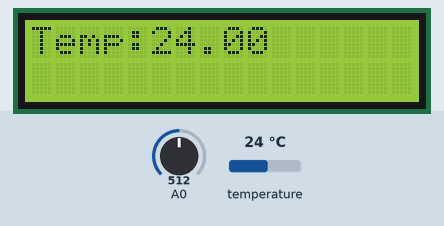
A sketch run on a simulated Arduino Uno, built with avr-gcc and run on an emulated ATmega328P. Shown: 16×2 character LCD. Inputs (shaded band) come from the test bench; at power-on: A0 = 512, temperature 24 °C. No radio packets arrive unless stated; what the sketch prints to the serial monitor is not drawn.

Above: at 2.3 s.
2.4 s: A0 set to 641
4.0 s: A0 set to 662
At 4.6 s:
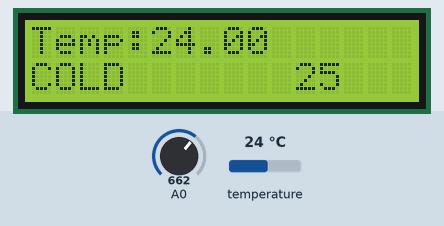
7.3 s: temperature set to 28 °C
At 8.7 s:
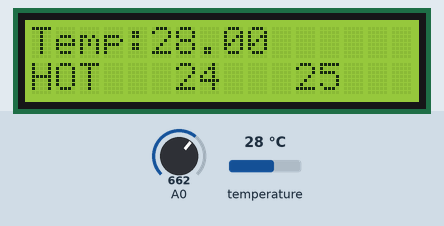
9.5 s: temperature set to 6 °C
At 10.7 s:
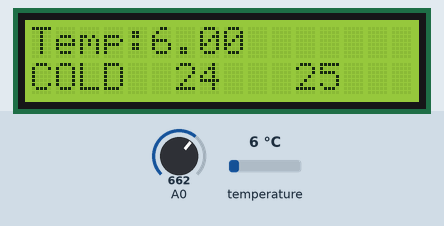
11.5 s: A0 set to 306
At 12.3 s:
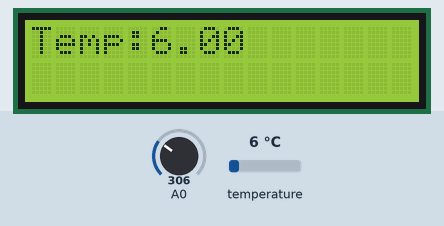
13.4 s: temperature set to 12 °C
At 14.5 s:
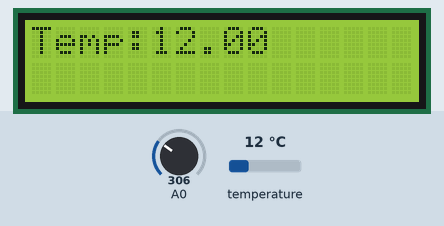
Timing chart, 0 to 16.3 s (numbered marks = the images above; inputs shaded):
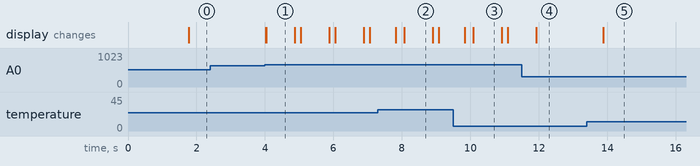

The sketch:

transmitter.ino
```cpp
// TRANSMITTER

#include <RH_ASK.h>
#include <SPI.h> // Not actually used but needed to compile
#include <EEPROM.h>
#include <OneWire.h>
#include <DallasTemperature.h>
#include <string.h>
#include <LiquidCrystal.h>

#define CRITICAL "CRT"
#define TOO_HOT "HOT"
#define TOO_COLD "COL"
#define OK "OK"
#define TOO_HOT_LIMIT_UP 85
#define TOO_HOT_LIMIT_DOWN 40
#define TOO_COLD_LIMIT_UP 75
#define TOO_COLD_LIMIT_DOWN 10
#define TOO_HOT_ADDR 0
#define TOO_COLD_ADDR 1
#define THERMOMETER_INDEX 0
#define SENDING_INTERVAL 1000
// #define TEMP_TOO_HOT 25
// #define TEMP_TOO_COLD 24
#define btnRIGHT 0
#define btnUP 1
#define btnDOWN 2
#define btnLEFT 3
#define btnSELECT 4
#define btnNONE 5

const byte ONEWIRE_PIN = 11;

OneWire onewire(ONEWIRE_PIN);
DallasTemperature sensors(&onewire);
RH_ASK driver(2000, 12, 13, 2);
LiquidCrystal lcd(8, 9, 4, 5, 6, 7);

byte thermometerAddress[8];
float currentTemperature = 0.0f;
char msg[10] = "";
int lcd_key = 0;
int adc_key_in = 0;
int too_hot = 25; // 85
int too_cold = 24; // 40
int critical = 25; // 90
bool TOO_HOT_SELECT = false;
bool TOO_COLD_SELECT = false;
long previousTime = 0L;

void setup()
{
  Serial.begin(9600); // Debugging only
  initTransmitter();
  findThermometerAddress();
  turnOnDisplay();
}

void initTransmitter()
{
  if (!driver.init())
  {
    Serial.println("init failed");
  }
}

void findThermometerAddress()
{
  onewire.reset_search();
  while (onewire.search(thermometerAddress))
  {
    if (thermometerAddress[0] != 0x28)
      continue;

    if (OneWire::crc8(thermometerAddress, 7) != thermometerAddress[7])
    {
      Serial.println(F("Błędny adres, sprawdz polaczenia"));
      break;
    }

    for (byte i = 0; i < 8; i++)
    {
      Serial.print(F("0x"));
      Serial.print(thermometerAddress[i], HEX);

      if (i < 7)
        Serial.print(F(", "));
    }
    Serial.println();
  }
}

void turnOnDisplay()
{
  lcd.begin(16, 2);
  lcd.setCursor(0, 0);
  lcd.print("Temp:");
}

void loop()
{
  // loadData();
  temperatureReadingCycle();
  printScreen();
  read_LCD_buttons();
  readButtonInput();
  // delay(1000);
}

void loadData()
{
  Serial.println("loadData() - Not yet implemented.");
}

uint8_t *loadData(const char *KEY)
{
  Serial.println("loadData(const char* KEY) - Not yet implemented.");
  // return "";
}

void temperatureReadingCycle()
{
  long currentTime = millis();
  long interval = currentTime - previousTime;

  if (interval >= SENDING_INTERVAL)
  {
    previousTime = currentTime;
    readTemperature();
    printTemperature();
    sendData();
  }
}

void readTemperature()
{
  sensors.requestTemperatures();
  interpretTemperature();
}

void interpretTemperature()
{
  msg[0] = '\0';
  currentTemperature = sensors.getTempCByIndex(THERMOMETER_INDEX);
  char tempString[6];

  dtostrf(currentTemperature, 5, 2, tempString);
  if (currentTemperature <= (float)too_cold)
  {
    strcat(msg, TOO_COLD);
    msg[3] = ':';
    msg[4] = '\0';
  }
  else if(currentTemperature >= (float)critical)
  {
    strcat(msg, CRITICAL);
    msg[3] = ':';
    msg[4] = '\0';
  }
  else if (currentTemperature >= (float)too_hot)
  {
    strcat(msg, TOO_HOT);
    msg[3] = ':';
    msg[4] = '\0';
  }
  else
  {
    strcat(msg, OK);
    msg[2] = ':';
    msg[3] = '\0';
  }
  strcat(msg, tempString);

  Serial.println(msg);
}

void sendData()
{
  driver.send((uint8_t *)msg, strlen(msg));
  driver.waitPacketSent();
  Serial.println("Sent package");
}

void saveData(uint8_t *data)
{
  Serial.println("Saving data to EEPROM");
  uint8_t key[4];
  uint8_t value[8];
  //   readData(data, key, value);
  Serial.print("Int value: ");
  Serial.println((char *)value);
  EEPROM.write(TOO_HOT_ADDR, atoi((char *)value));
  int readValue = EEPROM.read(TOO_HOT_ADDR);
  Serial.print("Read value: ");
  Serial.println(readValue);
  // uint8_t readValue =
}

void printScreen()
{
  if (TOO_HOT_SELECT == true)
  {
    lcd.setCursor(0, 1);
    lcd.print("HOT");

    lcd.setCursor(11, 1);
    lcd.print(too_hot);
  }
  else if (TOO_COLD_SELECT == true)
  {
    lcd.setCursor(0, 1);
    lcd.print("COLD");

    lcd.setCursor(6, 1);
    lcd.print(too_cold);
  }
}

void printTemperature()
{
  lcd.setCursor(5, 0);
  lcd.print("      ");
  lcd.setCursor(5, 0);
  lcd.print(currentTemperature);
}

void readButtonInput()
{
  if (lcd_key == btnUP && TOO_HOT_SELECT == true)
  {
    clearRow(1);
    ++too_hot;
    if (too_hot > TOO_HOT_LIMIT_UP)
    {
      too_hot = TOO_HOT_LIMIT_UP;
    }
  }
  else if (lcd_key == btnUP && TOO_COLD_SELECT == true)
  {
    clearRow(1);
    ++too_cold;
    if (too_cold > TOO_COLD_LIMIT_UP)
    {
      too_cold = TOO_COLD_LIMIT_UP;
    }
  }
  else if (lcd_key == btnDOWN && TOO_HOT_SELECT == true)
  {
    clearRow(1);
    --too_hot;
    if (too_hot < TOO_HOT_LIMIT_DOWN)
    {
      too_hot = TOO_HOT_LIMIT_DOWN;
    }
  }
  else if (lcd_key == btnDOWN && TOO_COLD_SELECT == true)
  {
    clearRow(1);
    --too_cold;
    if (too_cold < TOO_COLD_LIMIT_DOWN)
    {
      too_cold = TOO_COLD_LIMIT_DOWN;
    }
  }
  else if (lcd_key == btnSELECT)
  {
    if (TOO_COLD_SELECT == true)
    {
      lcd.setCursor(0, 1);
      lcd.print("    ");
      TOO_HOT_SELECT = false;
      TOO_COLD_SELECT = false;
    }
    else if (TOO_HOT_SELECT == false)
    {
      lcd.setCursor(0, 1);
      lcd.print("HOT ");
      TOO_HOT_SELECT = true;
      TOO_COLD_SELECT = false;
    }
    else
    {
      lcd.setCursor(0, 1);
      lcd.print("COLD");
      TOO_HOT_SELECT = false;
      TOO_COLD_SELECT = true;
    }
  }
}

void read_LCD_buttons()
{
  adc_key_in = analogRead(0);

  if (adc_key_in > 1000)
  {
    lcd_key = btnNONE;
    return;
  }

  if (adc_key_in < 50)
  {
    Serial.println("Pressed right");
    lcd_key = btnRIGHT;
    return;
  }
  if (adc_key_in < 250)
  {
    Serial.println("Pressed up");
    lcd_key = btnUP;
    return;
  }
  if (adc_key_in < 450)
  {
    Serial.println("Pressed down");
    lcd_key = btnDOWN;
    return;
  }
  if (adc_key_in < 650)
  {
    Serial.println("Pressed left");
    lcd_key = btnLEFT;
    return;
  }
  if (adc_key_in < 850)
  {
    Serial.println("Pressed select");
    lcd_key = btnSELECT;
    return;
  }
}

void clearRow(int row)
{
  lcd.setCursor(0, row);
  lcd.print("                ");
}

/*
 * What it should do:
 * 1. Detect if temperature has gone too low and alarm        CHECK
 *    itself and receiver about it
 * 2. Do the same when temperature has gone too high          CHECK
 * 3. Detect if external power-source has been disconnected   TODO
 *    and alarm about itself and receiver about it
 * 4. Show current temperature                                CHECK
 * 5. Allow to change minimum and maximum temperature         IN PROGRESS
 * 6. Stop alarming if temperature has gone into threshold    NOT IMPLEMENTING
 *    again, or if snooze button has been pressed.
 * 7. If temperature is above threshold and device is
 *    snoozed, then if it goes another 5 degrees up, it
 *    should start alarming again
 * 8. Do the same when temperature is below threshold
 *
 */
```

Measured:
- the behaviour switches between 649 and 650 on A0 (found by bisection; images 0 and 1)
- after the input at 2.4 s, every drawn part: stays the same
- after the input at 4.0 s, the display: first changes at once (image 1 shows a later state)
- after the input at 13.4 s, the display: changes after 0.48 s (image 5)
- what the display in image 1 shows lasts 0.9 s, from 4.0 s to 4.9 s
